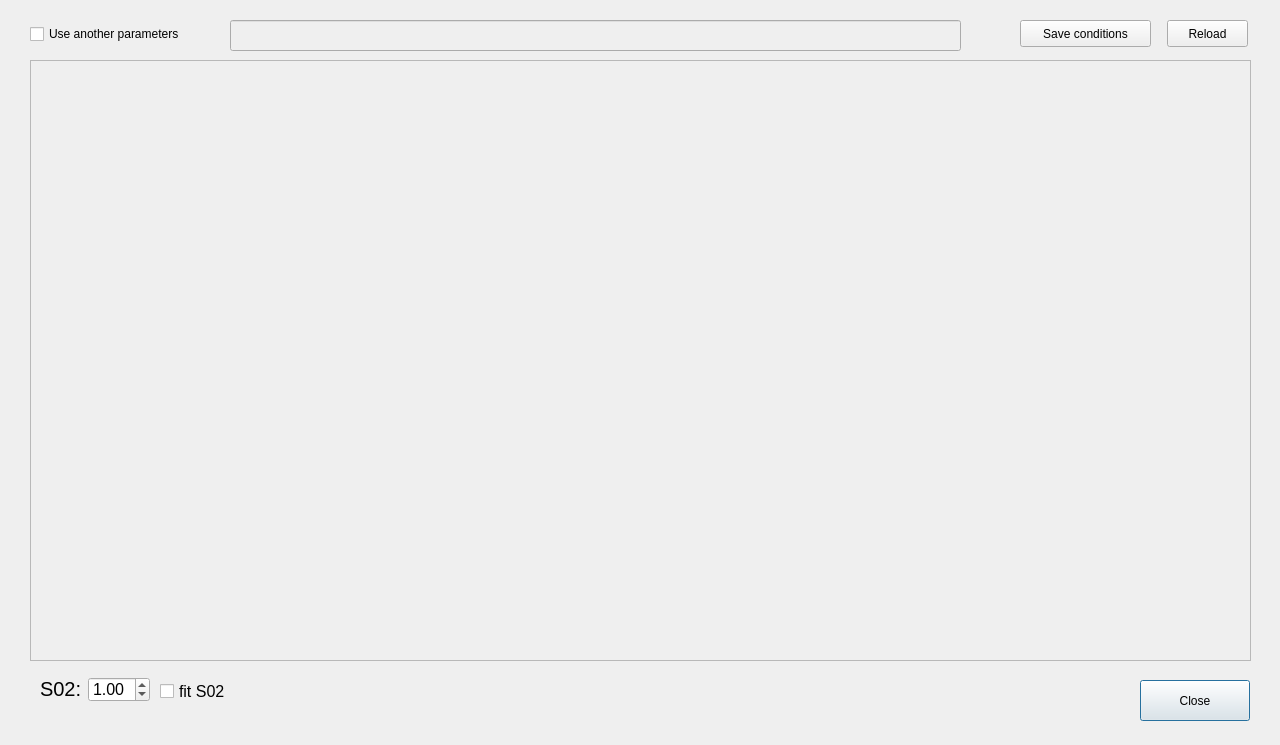
<?xml version="1.0" encoding="UTF-8"?>
<ui version="4.0">
 <class>Dialog</class>
 <widget class="QDialog" name="Dialog">
  <property name="geometry">
   <rect>
    <x>0</x>
    <y>0</y>
    <width>1280</width>
    <height>745</height>
   </rect>
  </property>
  <property name="windowTitle">
   <string>Dialog</string>
  </property>
  <widget class="QPushButton" name="pushButton">
   <property name="geometry">
    <rect>
     <x>1140</x>
     <y>680</y>
     <width>110</width>
     <height>41</height>
    </rect>
   </property>
   <property name="text">
    <string>Close</string>
   </property>
  </widget>
  <widget class="QScrollArea" name="scrollArea">
   <property name="geometry">
    <rect>
     <x>30</x>
     <y>60</y>
     <width>1221</width>
     <height>601</height>
    </rect>
   </property>
   <property name="widgetResizable">
    <bool>true</bool>
   </property>
   <widget class="QWidget" name="scrollAreaWidgetContents">
    <property name="geometry">
     <rect>
      <x>0</x>
      <y>0</y>
      <width>1219</width>
      <height>599</height>
     </rect>
    </property>
   </widget>
  </widget>
  <widget class="QLabel" name="label">
   <property name="geometry">
    <rect>
     <x>40</x>
     <y>678</y>
     <width>41</width>
     <height>21</height>
    </rect>
   </property>
   <property name="font">
    <font>
     <pointsize>15</pointsize>
    </font>
   </property>
   <property name="text">
    <string>S02:</string>
   </property>
  </widget>
  <widget class="QDoubleSpinBox" name="doubleSpinBox">
   <property name="geometry">
    <rect>
     <x>88</x>
     <y>677</y>
     <width>62</width>
     <height>25</height>
    </rect>
   </property>
   <property name="font">
    <font>
     <pointsize>12</pointsize>
    </font>
   </property>
   <property name="maximum">
    <double>2.000000000000000</double>
   </property>
   <property name="singleStep">
    <double>0.100000000000000</double>
   </property>
   <property name="value">
    <double>1.000000000000000</double>
   </property>
  </widget>
  <widget class="QCheckBox" name="checkBox">
   <property name="geometry">
    <rect>
     <x>160</x>
     <y>682</y>
     <width>81</width>
     <height>18</height>
    </rect>
   </property>
   <property name="font">
    <font>
     <pointsize>12</pointsize>
    </font>
   </property>
   <property name="text">
    <string>fit S02</string>
   </property>
  </widget>
  <widget class="QPushButton" name="pB_reload">
   <property name="geometry">
    <rect>
     <x>1167</x>
     <y>20</y>
     <width>81</width>
     <height>27</height>
    </rect>
   </property>
   <property name="text">
    <string>Reload</string>
   </property>
  </widget>
  <widget class="QPushButton" name="pB_savecondtion">
   <property name="geometry">
    <rect>
     <x>1020</x>
     <y>20</y>
     <width>131</width>
     <height>27</height>
    </rect>
   </property>
   <property name="text">
    <string>Save conditions</string>
   </property>
  </widget>
  <widget class="QCheckBox" name="cB_use_anotherParams">
   <property name="geometry">
    <rect>
     <x>30</x>
     <y>23</y>
     <width>191</width>
     <height>22</height>
    </rect>
   </property>
   <property name="text">
    <string>Use another parameters</string>
   </property>
  </widget>
  <widget class="QLineEdit" name="lE_params">
   <property name="enabled">
    <bool>false</bool>
   </property>
   <property name="geometry">
    <rect>
     <x>230</x>
     <y>20</y>
     <width>731</width>
     <height>31</height>
    </rect>
   </property>
   <property name="toolTip">
    <string>&lt;html&gt;&lt;head/&gt;&lt;body&gt;&lt;p&gt;&lt;span style=&quot; font-size:10pt;&quot;&gt;Write another parameters for fitting.&lt;/span&gt;&lt;/p&gt;&lt;p&gt;&lt;span style=&quot; font-size:10pt;&quot;&gt;Ex.1: parameter name: dR, initial value: 0.05, status[guess or set]: guess&lt;/span&gt;&lt;/p&gt;&lt;p&gt;&lt;span style=&quot; font-size:10pt;&quot;&gt;=&amp;gt; dR=[0.05, guess] (use quotation mark for strings. Separate each parameters with ';')&lt;/span&gt;&lt;/p&gt;&lt;p&gt;&lt;span style=&quot; font-size:10pt;&quot;&gt;Ex.2: parameter name: alpha, initial value: 0.05, status[guess or set]: guess, 'alpha' should be between 0 and 1&lt;/span&gt;&lt;/p&gt;&lt;p&gt;&lt;span style=&quot; font-size:10pt;&quot;&gt;=&amp;gt; dR=[0.05, guess, (0:1)] (use quotation mark for strings. Separate each parameters with ';')&lt;/span&gt;&lt;br/&gt;&lt;/p&gt;&lt;/body&gt;&lt;/html&gt;</string>
   </property>
  </widget>
 </widget>
 <resources/>
 <connections/>
</ui>
